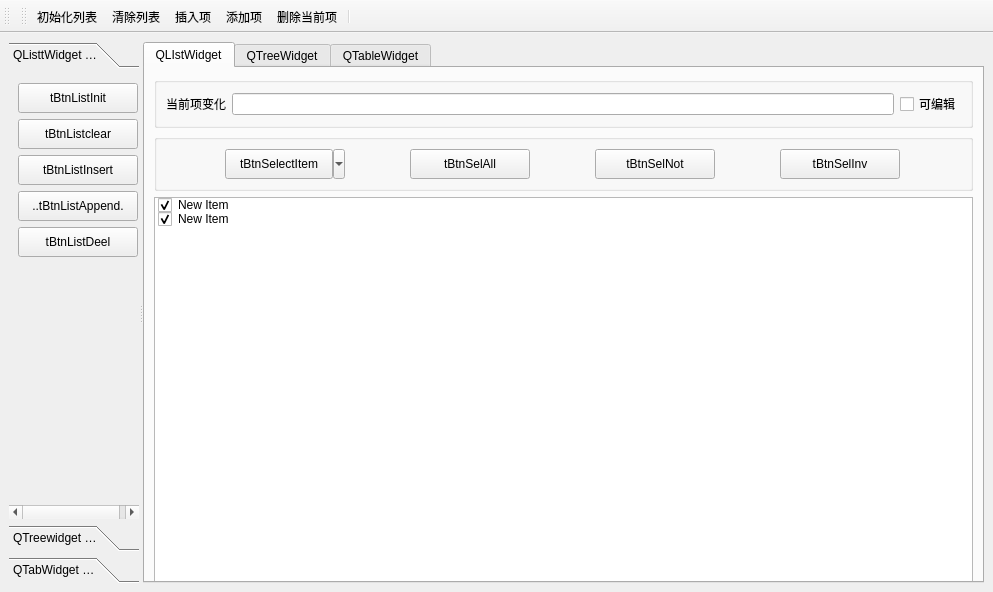
<?xml version="1.0" encoding="UTF-8"?>
<ui version="4.0">
 <class>MainWindow</class>
 <widget class="QMainWindow" name="MainWindow">
  <property name="geometry">
   <rect>
    <x>0</x>
    <y>0</y>
    <width>993</width>
    <height>592</height>
   </rect>
  </property>
  <property name="windowTitle">
   <string>MainWindow</string>
  </property>
  <widget class="QWidget" name="centralwidget">
   <layout class="QGridLayout" name="gridLayout_3">
    <item row="0" column="1">
     <widget class="QSplitter" name="splitter">
      <property name="orientation">
       <enum>Qt::Horizontal</enum>
      </property>
      <widget class="QToolBox" name="toolBox">
       <property name="minimumSize">
        <size>
         <width>130</width>
         <height>80</height>
        </size>
       </property>
       <property name="maximumSize">
        <size>
         <width>130</width>
         <height>16777215</height>
        </size>
       </property>
       <property name="baseSize">
        <size>
         <width>0</width>
         <height>0</height>
        </size>
       </property>
       <property name="currentIndex">
        <number>0</number>
       </property>
       <widget class="QWidget" name="page_listWidget">
        <property name="geometry">
         <rect>
          <x>-11</x>
          <y>0</y>
          <width>144</width>
          <height>457</height>
         </rect>
        </property>
        <attribute name="label">
         <string>QListtWidget 操作</string>
        </attribute>
        <layout class="QFormLayout" name="formLayout">
         <item row="0" column="0">
          <widget class="QToolButton" name="toolButtonInit">
           <property name="minimumSize">
            <size>
             <width>120</width>
             <height>30</height>
            </size>
           </property>
           <property name="text">
            <string>tBtnListInit</string>
           </property>
           <property name="toolButtonStyle">
            <enum>Qt::ToolButtonTextUnderIcon</enum>
           </property>
          </widget>
         </item>
         <item row="1" column="0">
          <widget class="QToolButton" name="toolButtonClaer">
           <property name="minimumSize">
            <size>
             <width>120</width>
             <height>30</height>
            </size>
           </property>
           <property name="text">
            <string>tBtnListclear</string>
           </property>
           <property name="toolButtonStyle">
            <enum>Qt::ToolButtonTextUnderIcon</enum>
           </property>
          </widget>
         </item>
         <item row="2" column="0">
          <widget class="QToolButton" name="toolButtonInsert">
           <property name="minimumSize">
            <size>
             <width>120</width>
             <height>30</height>
            </size>
           </property>
           <property name="text">
            <string>tBtnListInsert</string>
           </property>
           <property name="toolButtonStyle">
            <enum>Qt::ToolButtonTextUnderIcon</enum>
           </property>
          </widget>
         </item>
         <item row="3" column="0">
          <widget class="QToolButton" name="toolButtonAppend">
           <property name="minimumSize">
            <size>
             <width>120</width>
             <height>30</height>
            </size>
           </property>
           <property name="text">
            <string>..tBtnListAppend.</string>
           </property>
           <property name="toolButtonStyle">
            <enum>Qt::ToolButtonTextUnderIcon</enum>
           </property>
          </widget>
         </item>
         <item row="4" column="0">
          <widget class="QToolButton" name="toolButtonDel">
           <property name="minimumSize">
            <size>
             <width>120</width>
             <height>30</height>
            </size>
           </property>
           <property name="text">
            <string>tBtnListDeel</string>
           </property>
           <property name="toolButtonStyle">
            <enum>Qt::ToolButtonTextUnderIcon</enum>
           </property>
          </widget>
         </item>
        </layout>
       </widget>
       <widget class="QWidget" name="page_treeWidget">
        <property name="geometry">
         <rect>
          <x>0</x>
          <y>0</y>
          <width>130</width>
          <height>474</height>
         </rect>
        </property>
        <attribute name="label">
         <string>QTreewidget 操作</string>
        </attribute>
       </widget>
       <widget class="QWidget" name="page_tabWidget">
        <attribute name="label">
         <string>QTabWidget 操作</string>
        </attribute>
       </widget>
      </widget>
      <widget class="QTabWidget" name="tabWidget">
       <property name="minimumSize">
        <size>
         <width>500</width>
         <height>500</height>
        </size>
       </property>
       <property name="currentIndex">
        <number>0</number>
       </property>
       <widget class="QWidget" name="tab_list">
        <attribute name="title">
         <string>QLIstWidget</string>
        </attribute>
        <layout class="QGridLayout" name="gridLayout_2">
         <item row="0" column="0">
          <widget class="QGroupBox" name="groupBox">
           <property name="title">
            <string/>
           </property>
           <layout class="QHBoxLayout" name="horizontalLayout">
            <item>
             <widget class="QLabel" name="label">
              <property name="text">
               <string>当前项变化</string>
              </property>
             </widget>
            </item>
            <item>
             <widget class="QLineEdit" name="lineEdit"/>
            </item>
            <item>
             <widget class="QCheckBox" name="checkBox">
              <property name="text">
               <string>可编辑</string>
              </property>
             </widget>
            </item>
           </layout>
          </widget>
         </item>
         <item row="1" column="0">
          <widget class="QGroupBox" name="groupBox_2">
           <property name="title">
            <string/>
           </property>
           <layout class="QGridLayout" name="gridLayout">
            <item row="0" column="0">
             <widget class="QToolButton" name="toolButtonSelItem">
              <property name="minimumSize">
               <size>
                <width>120</width>
                <height>30</height>
               </size>
              </property>
              <property name="text">
               <string>tBtnSelectItem</string>
              </property>
              <property name="popupMode">
               <enum>QToolButton::MenuButtonPopup</enum>
              </property>
             </widget>
            </item>
            <item row="0" column="1">
             <widget class="QToolButton" name="toolButtonSeelAll">
              <property name="minimumSize">
               <size>
                <width>120</width>
                <height>30</height>
               </size>
              </property>
              <property name="text">
               <string>tBtnSelAll</string>
              </property>
              <property name="popupMode">
               <enum>QToolButton::DelayedPopup</enum>
              </property>
             </widget>
            </item>
            <item row="0" column="2">
             <widget class="QToolButton" name="toolButtonSelNot">
              <property name="minimumSize">
               <size>
                <width>120</width>
                <height>30</height>
               </size>
              </property>
              <property name="text">
               <string>tBtnSelNot</string>
              </property>
              <property name="popupMode">
               <enum>QToolButton::DelayedPopup</enum>
              </property>
             </widget>
            </item>
            <item row="0" column="3">
             <widget class="QToolButton" name="toolButtonSelInv">
              <property name="minimumSize">
               <size>
                <width>120</width>
                <height>30</height>
               </size>
              </property>
              <property name="text">
               <string>tBtnSelInv</string>
              </property>
              <property name="popupMode">
               <enum>QToolButton::DelayedPopup</enum>
              </property>
             </widget>
            </item>
           </layout>
          </widget>
         </item>
         <item row="2" column="0">
          <widget class="QListWidget" name="listWidget">
           <property name="minimumSize">
            <size>
             <width>500</width>
             <height>500</height>
            </size>
           </property>
           <property name="contextMenuPolicy">
            <enum>Qt::CustomContextMenu</enum>
           </property>
           <item>
            <property name="text">
             <string>New Item</string>
            </property>
            <property name="checkState">
             <enum>Checked</enum>
            </property>
           </item>
           <item>
            <property name="text">
             <string>New Item</string>
            </property>
            <property name="checkState">
             <enum>Checked</enum>
            </property>
           </item>
          </widget>
         </item>
        </layout>
       </widget>
       <widget class="QWidget" name="tab_Tree">
        <attribute name="title">
         <string>QTreeWidget</string>
        </attribute>
       </widget>
       <widget class="QWidget" name="tab_tab">
        <attribute name="title">
         <string>QTableWidget</string>
        </attribute>
       </widget>
      </widget>
     </widget>
    </item>
   </layout>
  </widget>
  <widget class="QToolBar" name="toolBar">
   <property name="windowTitle">
    <string>toolBar</string>
   </property>
   <attribute name="toolBarArea">
    <enum>TopToolBarArea</enum>
   </attribute>
   <attribute name="toolBarBreak">
    <bool>false</bool>
   </attribute>
  </widget>
  <widget class="QToolBar" name="toolBarMain">
   <property name="windowTitle">
    <string>toolBar_2</string>
   </property>
   <property name="toolButtonStyle">
    <enum>Qt::ToolButtonTextUnderIcon</enum>
   </property>
   <attribute name="toolBarArea">
    <enum>TopToolBarArea</enum>
   </attribute>
   <attribute name="toolBarBreak">
    <bool>false</bool>
   </attribute>
   <addaction name="actionInit"/>
   <addaction name="actionClear"/>
   <addaction name="actionInsert"/>
   <addaction name="actionAdd"/>
   <addaction name="actionDelete"/>
   <addaction name="separator"/>
  </widget>
  <action name="actionInit">
   <property name="text">
    <string>初始化列表</string>
   </property>
  </action>
  <action name="actionClear">
   <property name="text">
    <string>清除列表</string>
   </property>
  </action>
  <action name="actionInsert">
   <property name="text">
    <string>插入项</string>
   </property>
  </action>
  <action name="actionAdd">
   <property name="text">
    <string>添加项</string>
   </property>
  </action>
  <action name="actionDelete">
   <property name="text">
    <string>删除当前项</string>
   </property>
  </action>
  <action name="actionAllChoose">
   <property name="text">
    <string>全选</string>
   </property>
  </action>
  <action name="actionAllUnChoose">
   <property name="text">
    <string>全不选</string>
   </property>
  </action>
  <action name="actionNotChoose">
   <property name="text">
    <string>反选</string>
   </property>
  </action>
  <action name="actionExit">
   <property name="text">
    <string>退出</string>
   </property>
  </action>
  <action name="actionSelItem">
   <property name="text">
    <string>项选择</string>
   </property>
  </action>
 </widget>
 <resources/>
 <connections>
  <connection>
   <sender>actionExit</sender>
   <signal>triggered()</signal>
   <receiver>MainWindow</receiver>
   <slot>close()</slot>
   <hints>
    <hint type="sourcelabel">
     <x>-1</x>
     <y>-1</y>
    </hint>
    <hint type="destinationlabel">
     <x>496</x>
     <y>295</y>
    </hint>
   </hints>
  </connection>
 </connections>
</ui>
